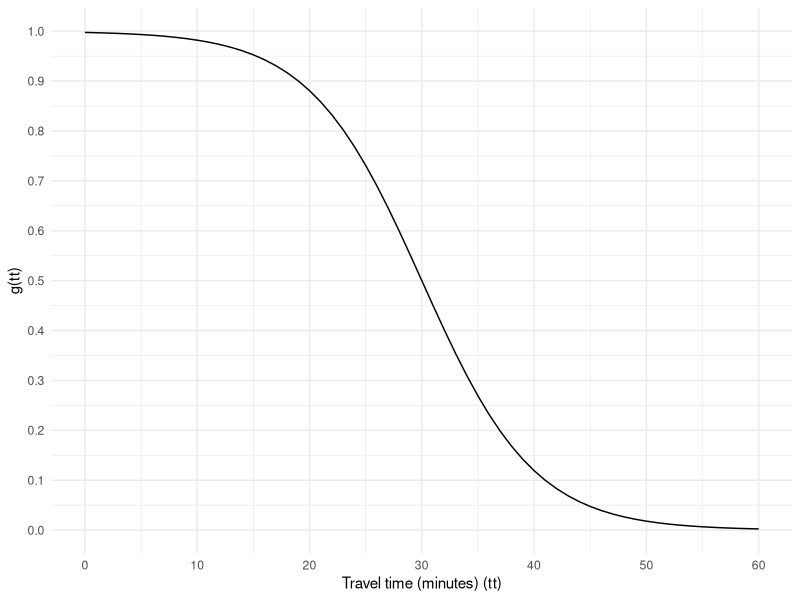

Generate this figure with R:
## ---- chunk 1
library(here)
library(tidyverse)
## ---- chunk 2
#| label: fig-logistic-decay
#| fig-cap: "Illustration of decay function used for calculating gravity-based accessibility"

demo_decay <- tibble(tt = seq(0, 60, by=1)) |>
  mutate(g_tt = 1 / (1 + exp((tt - 30)/5)))

ggplot(demo_decay) +
  geom_line(aes(x = tt, y = g_tt)) +
  scale_x_continuous(name = "Travel time (minutes) (tt)",
                     breaks = seq(0, 60, by = 10)) +
  scale_y_continuous(name = "g(tt)",
                     breaks = seq(0, 1, by=0.1)) +
  theme_minimal()

